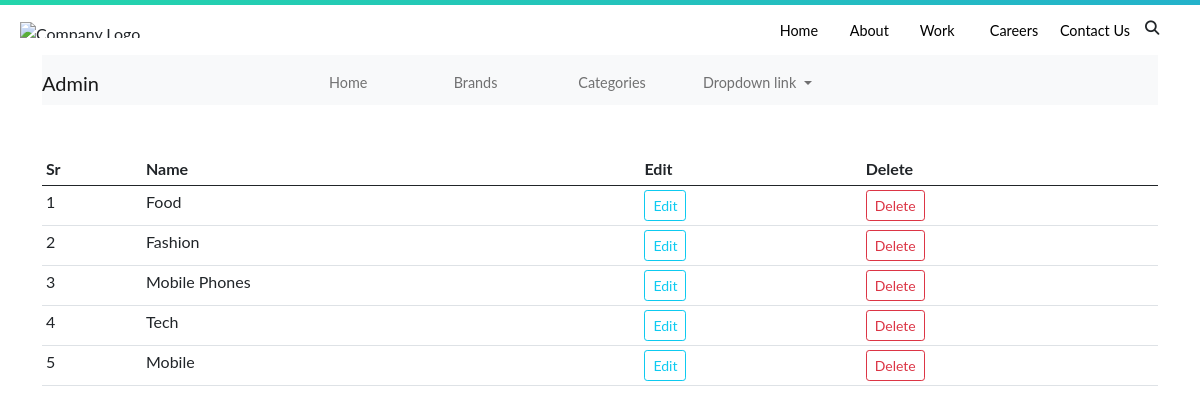
/categories (signed in), run on the app's committed database.
### shop/products/models.py (models this page shows, shortened)
class Category(db.Model):
    id = db.Column(db.Integer, primary_key=True)
    name = db.Column(db.String(100),unique=True, nullable=False)

### shop/admin/routes.py (the view)
@app.route('/categories')
def categories():
    if 'email' not in session:
        flash('Please login first!', 'danger')
        return redirect(url_for('login'))
    categories = Category.query.order_by(Category.id.desc()).all()
    return render_template('admin/brand_category.html',title="Category Page", categories=categories)

### shop/templates/admin/brand_category.html (shortened to what this page needs)
{% extends "layout.html" %} {% block content %} {% include '_messages.html' %}
<div class="container">
  <nav class="navbar navbar-expand-lg navbar-light bg-light">
    <a class="navbar-brand" href="#">Admin</a>
    <div class="collapse navbar-collapse" id="navbarNavDropdown">
      <ul class="navbar-nav">
        <li class="nav-item active">
          <a class="nav-link" href="/admin"
            >Home</a
          >
        </li>
        <li class="nav-item">
          <a class="nav-link" href="/brands">Brands</a>
        </li>
        <li class="nav-item">
          <a class="nav-link" href="/categories">Categories</a>
        </li>
        <li class="nav-item dropdown">
          <a
            class="nav-link dropdown-toggle"
            href="#"
            id="navbarDropdownMenuLink"
            data-toggle="dropdown"
            aria-haspopup="true"
            aria-expanded="false"
          >
            Dropdown link
          </a>
        </li>
      </ul>
    </div>
  </nav>
</div>
<div class="container mt-5">
    <table class="table table-sm table-condensed table-stripped">
        <thead>
            <th>Sr</th>
            <th>Name</th>
            <th>Edit</th>
            <th>Delete</th>
        </thead>
        <tbody>
          {% if brands %}
          {% for brand in brands %}
            <tr>
                <td>{{ loop.index }}</td>
                <td>{{ brand.name }}</td>
                <td><a class="btn btn-sm btn-outline-info" href="/updatebrand/{{ brand.id }}">Edit</a></td>
                <td><a class="btn btn-sm btn-outline-danger" href="/brands/delete/{{ brand.id }}">Delete</a></td>
            </tr>
          {% endfor %}
          {% else %}
          {% for category in categories %}
            <tr>
                <td>{{ loop.index }}</td>
                <td>{{ category.name }}</td>
                <td><a class="btn btn-sm btn-outline-info" href="/updatecategory/{{ category.id }}">Edit</a></td>
                <td><a class="btn btn-sm btn-outline-danger" href="/categories/delete/{{ category.id }}">Delete</a></td>
            </tr>
          {% endfor %}
          {% endif %}
            </tbody>
    </table>
</div>
{% endblock %}

### shop/static/css/style.css (style rules this page uses)
* { margin: 0; padding: 0; box-sizing: border-box; font-family: "Lato", "Arial", sans-serif; }
.navbar { display: grid; grid-template-columns: 1fr 3fr; align-items: center; height: 50px; overflow: hidden; }
.navbar ul { list-style: none; display: grid; grid-template-columns: repeat(6, 1fr); justify-self: end; }
.nav-item a { color: #000; font-size: 0.9rem; font-weight: 400; text-decoration: none; transition: color 0.3s ease-out; }

### data on the page
Category: name "Food"
Category: name "Fashion"
Category: name "Mobile Phones"
Category: name "Tech"
Category: name "Mobile"
